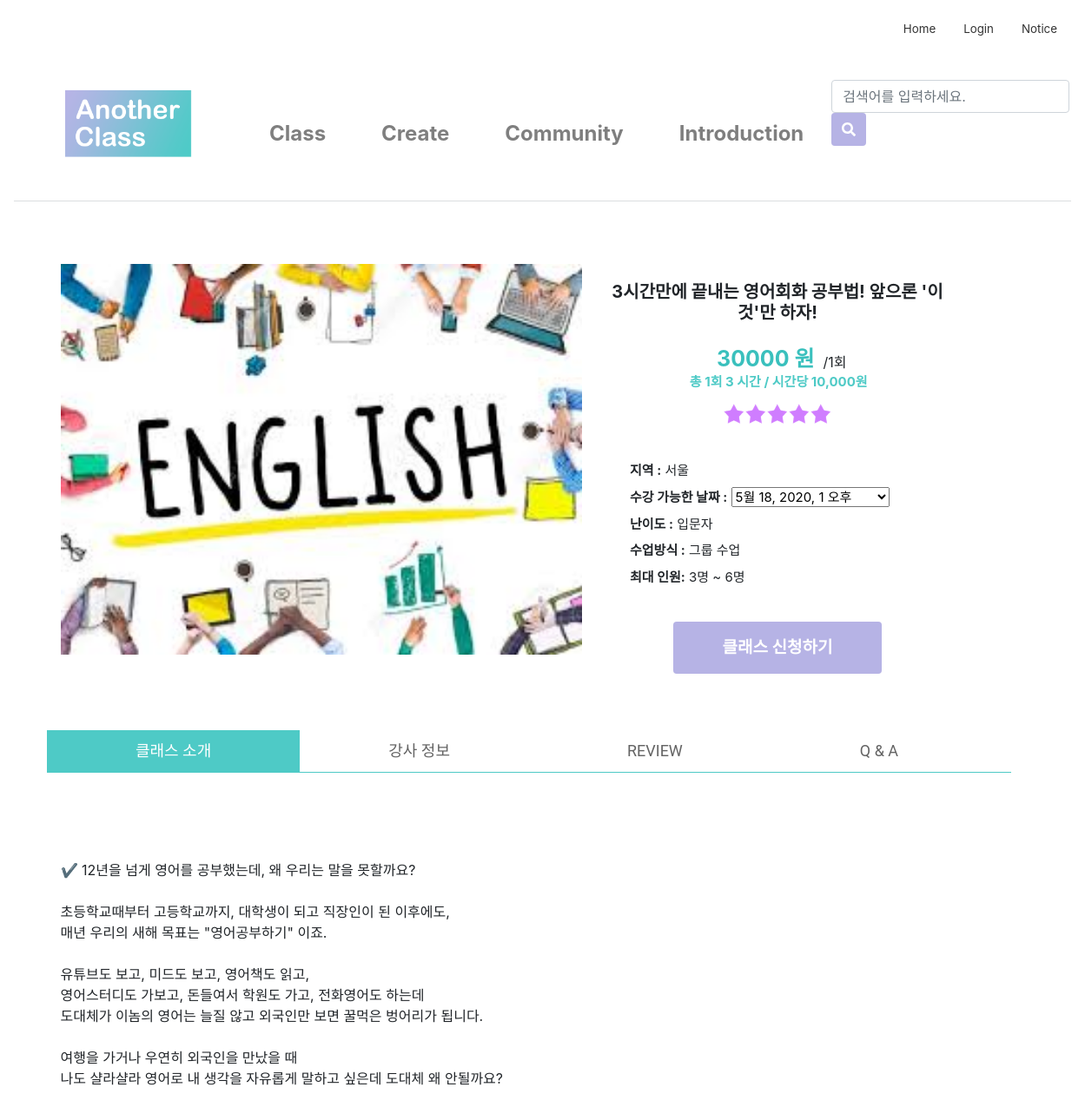
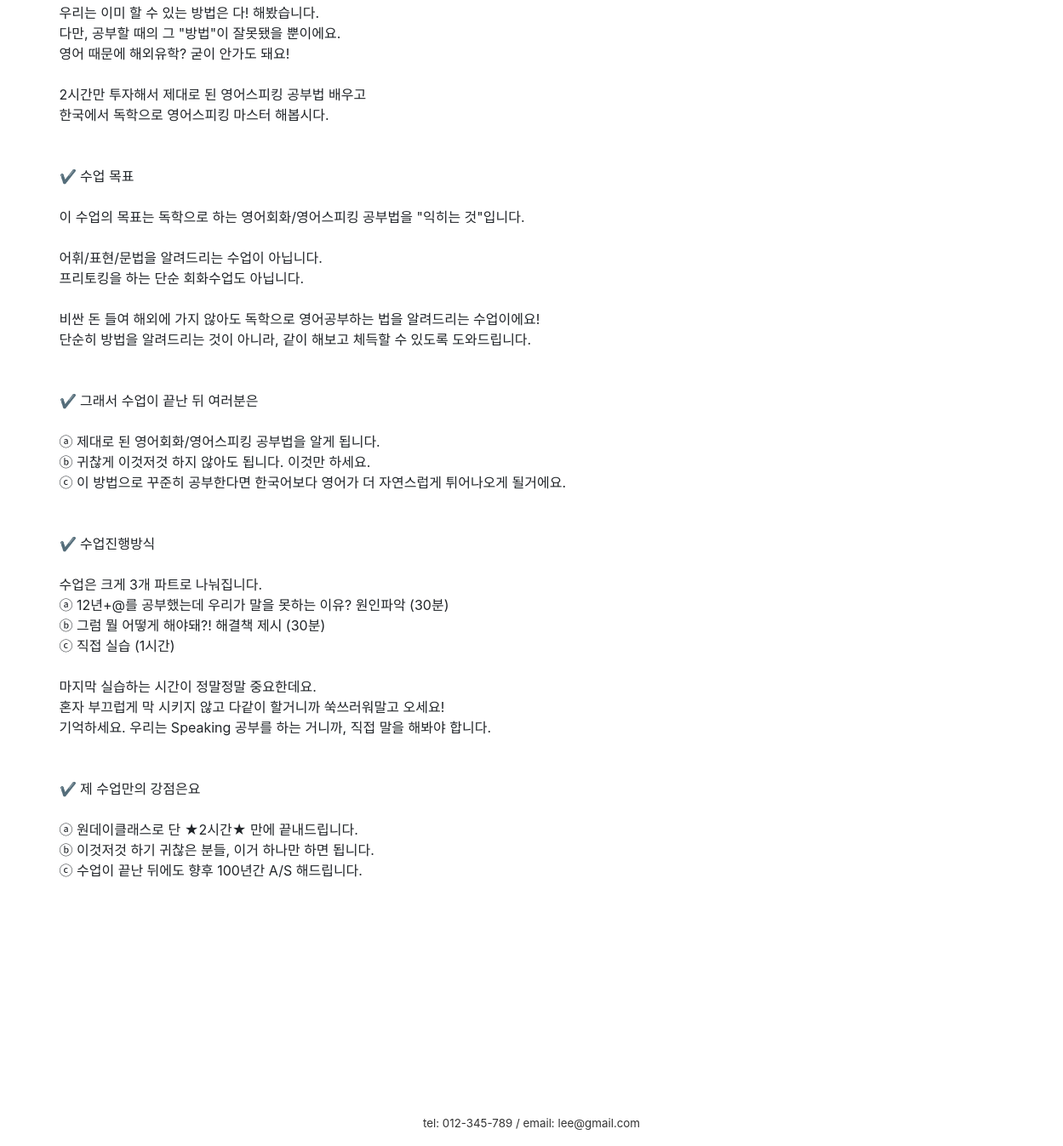
/product/1/, run on the app's committed database (2 pictures, top to bottom).
### firstApp/models.py (models this page shows, shortened)
class Class(models.Model):
    author = models.ForeignKey(settings.AUTH_USER_MODEL, on_delete=models.CASCADE, default=1)
    title = models.CharField(max_length=50)
    tutor = models.CharField(max_length=10)
    tutor_photo = models.ImageField(upload_to="tutor", default='')
    tutor_insta = models.CharField(null=True, blank=True, max_length=50, default='')
    tutor_blog = models.CharField(null=True, blank=True, max_length=50, default='')
    tutor_youtube = models.CharField(null=True, blank=True, max_length=50, default='')
    category = models.ForeignKey('firstApp.Category', on_delete=models.CASCADE, default=1, related_name='category')
    area = models.ForeignKey('firstApp.Area', on_delete=models.CASCADE, default=1)
    date = models.DateTimeField(default=timezone.now)
    photo = models.ImageField(upload_to="class")
    body = RichTextUploadingField(default='')
    tutor_body = RichTextUploadingField(default='')
    price = models.PositiveIntegerField(null=True)
    time = models.PositiveIntegerField(null=True)
    level = models.ForeignKey('firstApp.Level', on_delete=models.CASCADE, default=1, related_name='level')
    mode = models.ForeignKey('firstApp.Mode', on_delete=models.CASCADE, default=1, related_name='mode')
    in_min = models.PositiveIntegerField(null=True, blank=True, default='1')
    in_max = models.PositiveIntegerField(null=True, blank=True, default='1')

class Area(models.Model):
    name = models.CharField(max_length=20)
    def __str__(self):
        return self.name

class Level(models.Model):
    name = models.CharField(max_length=20)
    def __str__(self):
        return self.name

class Mode(models.Model):
    name = models.CharField(max_length=20)
    def __str__(self):
        return self.name

### firstApp/views.py (the view)
# urls.py: path('product/<int:class_id>/', views.product, name='product'),
def product(request, class_id):
    class_detail = get_object_or_404(Class, pk=class_id)
    if request.method == "POST":
        form = QuestionForm(request.POST)
        if form.is_valid():
            question = form.save(commit=False)
            question.inClass = class_detail
            question.save()
            return HttpResponseRedirect("/product/{}".format(class_id))
    else:
        form = QuestionForm()
        class_detail.save()
        return render(request, 'firstApp/product.html', {
            'class_detail': class_detail, 'form': form})

### firstApp/forms.py
class QuestionForm(forms.ModelForm):
    class Meta:
        model = ClassQna
        fields = ['question']
        widgets = {
            'question': forms.Textarea(attrs={'class': 'form-control', 'style': 'width: 100%; height:10%; resize:none;'})
        }

### firstApp/models.py (called while the page is built)
    def __str__(self):
        return self.name

### firstApp/templates/firstApp/product.html (shortened to what this page needs)
{% extends 'firstApp/base.html'%}
{% load static %}
{% block content %}
<link rel="stylesheet" href="{% static 'css/product_custom.css' %}">
<div class="container">
    <div class="product">
        <div class="product-pic">
            {% if class_detail.photo %}
            <img src="{{ class_detail.photo.url }}" alt="">
            {% endif %}
        </div>
        <div class="product-info">
          <h2>{{ class_detail.title }}</h2>
          <div class="center">
            <div class="perprice">{{class_detail.price}} 원</div>
            <div class="hour">/1회</div>
            <div class="onetime">총 1회 {{class_detail.time}} 시간 / 시간당 10,000원</div>
          <img src="{% static 'image\stars.png' %}">
          </div>
          <ul>
          <li>
            <b>지역 :</b>
             <a>{{ class_detail.area }}</a>
          </li>
          <li>
            <b>수강 가능한 날짜 :</b>
                              <select>
                     {% for date in class_detail.date_class.all %}
                     <option>{{ date.date }}</option>
                  {% endfor %}
                 </select>
          </li>
          <li>
            <b>난이도 :</b>
            <a>{{ class_detail.level }}</a>
          </li>
           <li>
            <b>수업방식 :</b>
             <a>{{ class_detail.mode }}</a>
          </li>
              <li>
                   <div>
                   {% if class_detail.in_min != 1 %}
                   {% if class_detail.in_max != 1 %}
                   <b>최대 인원:</b>
                   {{class_detail.in_min}}명 ~ {{class_detail.in_max}}명
                   {% endif %}
                   {% endif %}
               </div>
              </li>
          </ul>
            {% if user != class_detail.author %}
                <a href="{% url 'apply' class_detail.id %}" class="btn btn-primary button" >
                클래스 신청하기
                </a>
                {% else %}
                <a href="{% url 'update_class' class_detail.id %}" class="btn btn-primary button">
                클래스 정보 수정하기
                </a>
            {% endif %}
        </div>
</div>
    <div class="category-tab shop-details-tab">
		<ul class="nav nav-tabs">
			<li class="active"><a href="#details" data-toggle="tab">클래스 소개</a></li>
			<li><a href="#tutor" data-toggle="tab">강사 정보</a></li>
			<li><a href="#tag" data-toggle="tab">REVIEW</a></li>
			<li><a href="#reviews" data-toggle="tab">Q & A</a></li>
		</ul>
    <div class="tab-content">
      <div class="tab-pane active" id="details">
        <div class="more-container">
          <div class="con-desc">
              {{ class_detail.body | safe }}
          </div>
        </div>
      </div>
  </div>
</div>
</div>
{% endblock content%}

### firstApp/static/css/base.css (style rules this page uses)
.btn-primary, .btn-primary:active, .btn-primary:visited { background-color: #b6b3e5 !important; border:none !important; color:white !important; }

### firstApp/static/css/navbar_custom.css (style rules this page uses)
a { color:#333; }

### firstApp/static/css/product_custom.css (style rules this page uses)
.product-pic { float:left; }
.product-pic img { width:600px;height:450px; }
.product-info { width:1000px;height:400px; padding-top: 20px; position: relative; left: 5%; }
.center { position: relative; left:10%; }
.product-info h2 { font-weight:bold; font-size:20px; padding-bottom:10px; text-align:center; position:relative; left:-3%; }
.perprice { color: rgb(58, 192, 189); font-size: 25px; font-weight:bold; float:left; padding-top:5px; padding-right:10px; }
.hour { padding-top:15px; position:relative; }
.onetime { font-size:15px; color: #4ECAC6; position: relative; text-align:center; left:-19%; font-weight:bold; }
.product-info img { padding-top:10px; padding-bottom:15px; padding-left:5px; }
.product-info ul { font-size:15px; list-style:none; }
.product-info li { padding-top:8px; }
.button { font-weight:bold; font-size:19px; float:left; background-color:rgb(58, 192, 189); color:#fff; width:240px;height:60px; padding-top:16px; margin-right:20px; margin-bottom:15px; text-align:center; position: relative; left:5%; margin-top:25px; }
.category-tab ul { background: #fff; border-bottom: 1px solid #4ECAC6; list-style: none outside none; position: relative; left:-1.4%; width: 100%; }
.nav:before, .nav:after { display: table; content: " "; }
.nav:after { clear: both; }
.nav-tabs li.active a, .nav-tabs li.active a:hover, .nav-tabs li.active a:focus { background-color: #F685A2; border: 0px; color: #FFFFFF; cursor: default; margin-right: 0; margin-left: 0; }
.nav>li>a { position: relative; }
.category-tab ul li a { border: 0 none; border-radius: 0; color: #B6B3E5; display: block; font-family: 'Roboto', sans-serif; font-size: 14px; text-transform: uppercase; }
.nav-tabs { border-bottom: 1px solid #ddd; }
.nav { padding-left: 0; margin-bottom: 0; list-style: none; }
*, *:before, *:after { box-sizing: border-box; }
.nav-tabs li.active a, .nav-tabs li.active a:hover, .nav-tabs li.active a:focus { background-color: #4ECAC6; border: 0px; color: #FFFFFF; cursor: default; margin-right: 0; margin-left: 0; margin-top: 50px; block:none; }
.category-tab ul li a { border: 0 none; border-radius: 0; color: rgb(99,99,99); display: block; font-family: 'Roboto', sans-serif; font-size: 18px; text-transform: uppercase; }
.nav-tabs li a { border: 1px solid rgba(0, 0, 0, 0); border-radius: 4px 4px 0 0; line-height: 1.42857; margin-right: 0; margin-top: 50px; }
.nav>li>a { position: relative; display: block; padding: 11px 102px; color: #428bca; text-decoration: none; background: transparent; }
*, *:before, *:after { -webkit-box-sizing: border-box; -moz-box-sizing: border-box; box-sizing: border-box; }
.more-container { padding-top:100px; padding-bottom:100px; }
.tab-content>.active { display: block; }
ul { display: block; list-style-type: disc; margin-block-start: 1em; margin-block-end: 1em; margin-inline-start: 0px; margin-inline-end: 0px; padding-inline-start: 40px; }

### data on the page
Class: photo (picture), title "3시간만에 끝내는 영어회화 공부법! 앞으론 '이것'만 하자!", price "30000", time "3", area "서울", level "입문자", mode "그룹 수업", in_min "3", in_max "6", body "✔ 12년을 넘게 영어를 공부했는데, 왜 우리는 말을 못할까요? 초등학교때부터 고등학교까지, 대학생이 되고 직장인이 된 이후에도, 매년 우리의 새해 목표는 \"영어공부하기\" 이죠. 유튜브도 보고, 미드도 보고, 영어책도 읽고, 영어스터디도 가보고, 돈들여서 학원도 가고, 전화영어도 하는데 도대체가 이놈의 영어는 늘질 않고 외국인만 보면 꿀먹은 벙어리가 됩니다. 여행을 가거나 우연히 외국인을 만났을 때 나도 샬라샬라 영어로 내 생각을 자유롭게 말하고 싶은데 도대체 왜 안될까요? 우리는 이미 할 수 있는 방법은 다! 해봤습니다. 다만, 공부할 때의 그 \"방법\"이 잘못됐을 뿐이에요. 영어 때문에 해외유학? 굳이 안가도 돼요! 2시간만 투자해서 제대로 된 영어스피킹 공부법 배우고 한국에서 독학으로 영어스피킹 마스터 해봅시다. ✔ 수업 목표 이 수업의 목표는 독학으로 하는 영어회화/영어스피킹 공부법을 \"익히는 것\"입니다. 어휘/표현/문법을 알려드리는 수업이 아닙니다. 프리토킹을 하는 단순 회화수업도 아닙니다. 비싼 돈 들여 해외에 가지 않아도 독학으로 영어공부하는 법을 알려드리는 수업이에요! 단순히 방법을 알려드리는 것이 아니라, 같이 해보고 체득할 수 있도록 도와드립니다. ✔ 그래서 수업이 끝난 뒤 여러분은 ⓐ 제대로 된 영어회화/영어스피킹 공부법을 알게 됩니다. ⓑ 귀찮게 이것저것 하지 않아도 됩니다. 이것만 하세요. ⓒ 이 방법으로…"

### other printed values
form field value "5월 18, 2020, 1 오후"
